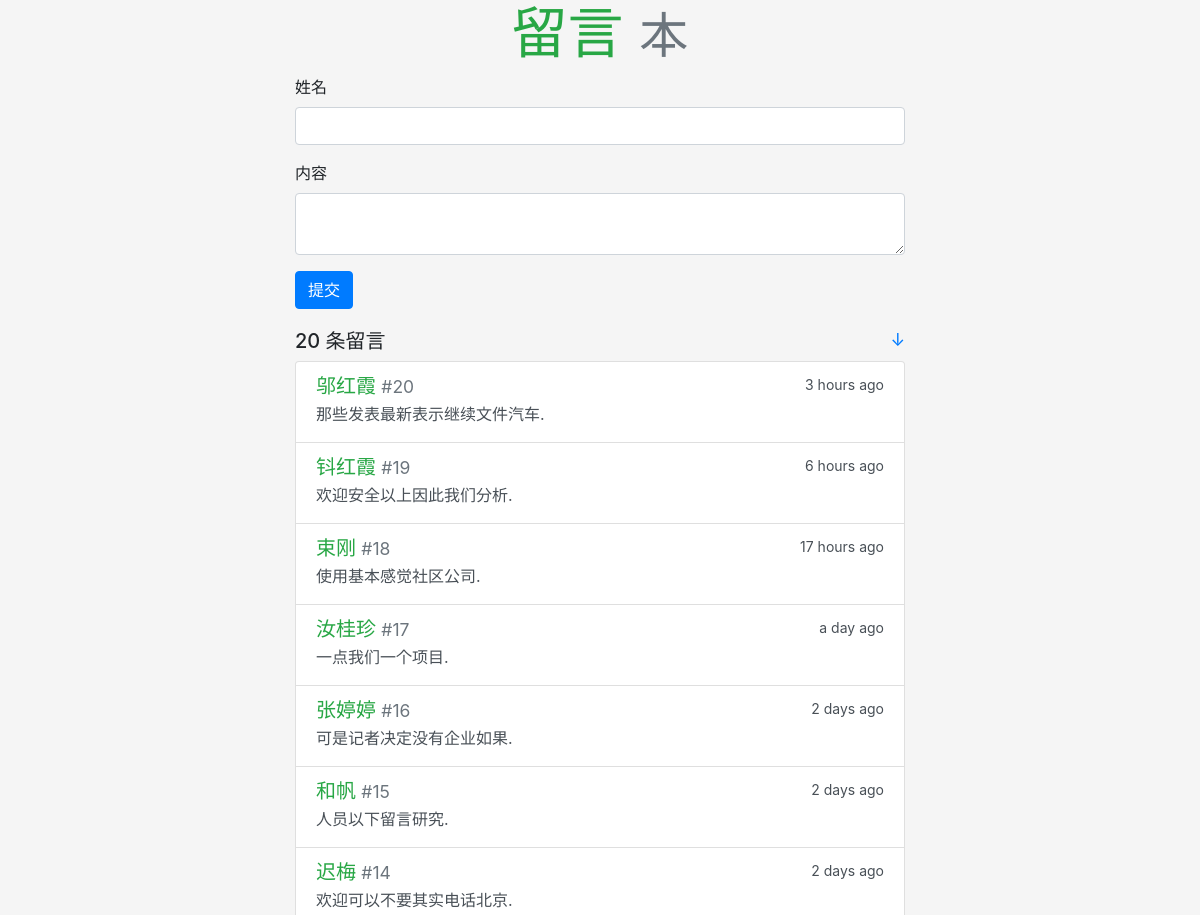
Before: / (upper part) with the older database file.
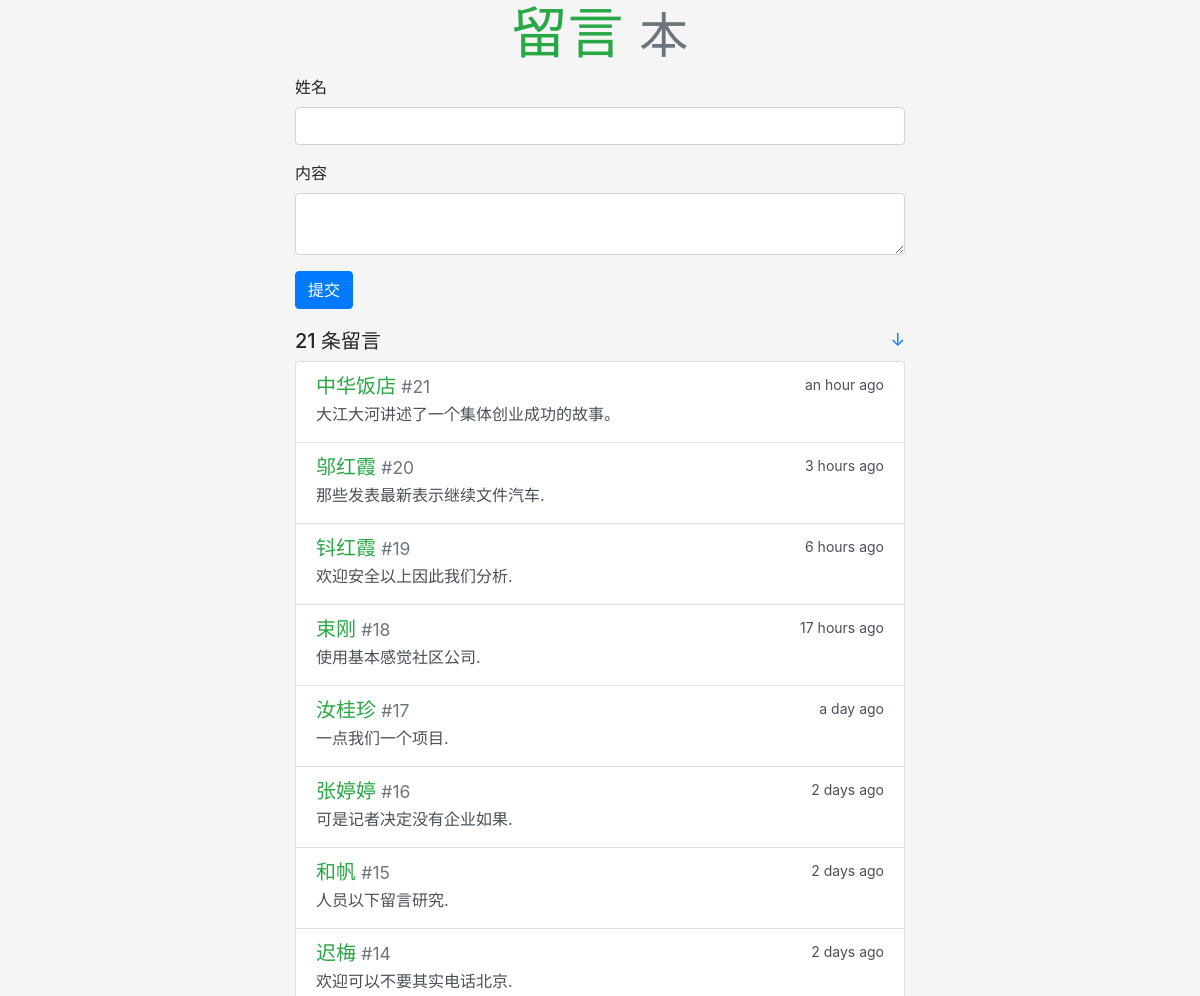
After: the same page with the newer database file.
### guestbook/models.py (models this page shows)
class Message(db.Model):
    id = db.Column(db.Integer, primary_key=True)
    content = db.Column(db.String(200))
    name = db.Column(db.String(20))
    timestamp = db.Column(db.DateTime, default=datetime.utcnow, index=True)

### guestbook/views.py (the view, shortened to what this page needs)
@app.route('/', methods=['GET', 'POST'])
def index():
    messages = Message.query.order_by(Message.timestamp.desc()).all()
    form = GuestbookForm()
    return render_template('index.html', form=form, messages=messages)

### guestbook/forms.py
class GuestbookForm(FlaskForm):
    name = StringField('姓名', validators=[DataRequired(), Length(1, 20)])
    content = TextAreaField('内容', validators=[DataRequired(), Length(1, 200)])
    submit = SubmitField('提交')

### guestbook/templates/index.html
{% extends 'base.html' %}
{% from 'bootstrap/form.html' import render_form %}
{% block content %}
<div class="gbook-form">
    {{ render_form(form, action=request.full_path) }}
</div>
<h5>{{ messages|length }} 条留言
    <small class="float-right">
        <a href="#bottom" title="Go Bottom">&darr;</a>
    </small>
</h5>
<div class="list-group">
    {% for message in messages %}
        <a class="list-group-item list-group-item-action flex-column">
            <div class="d-flex w-100 justify-content-between">
                <h5 class="mb-1 text-success">{{ message.name }}
                    <small class="text-muted"> #{{ loop.revindex }}</small>
                </h5>
                <small data-toggle="tooltip" data-placement="top" data-delay="500"
data-timestamp="{{ message.timestamp.strftime('%Y-%m-%dT%H:%M:%SZ') }}">
                    {{ moment(message.timestamp).fromNow(refresh=True) }}
                </small>
            </div>
            <p class="mb-1">{{ message.content }}</p>
        </a>
    {% endfor %}
</div>
{% endblock %}

Changed rows visible on the page:
added Message: name "中华饭店", timestamp "an hour ago", content "大江大河讲述了一个集体创业成功的故事。"
Other visible differences:
{{ messages|length }}: "20" → "21"
